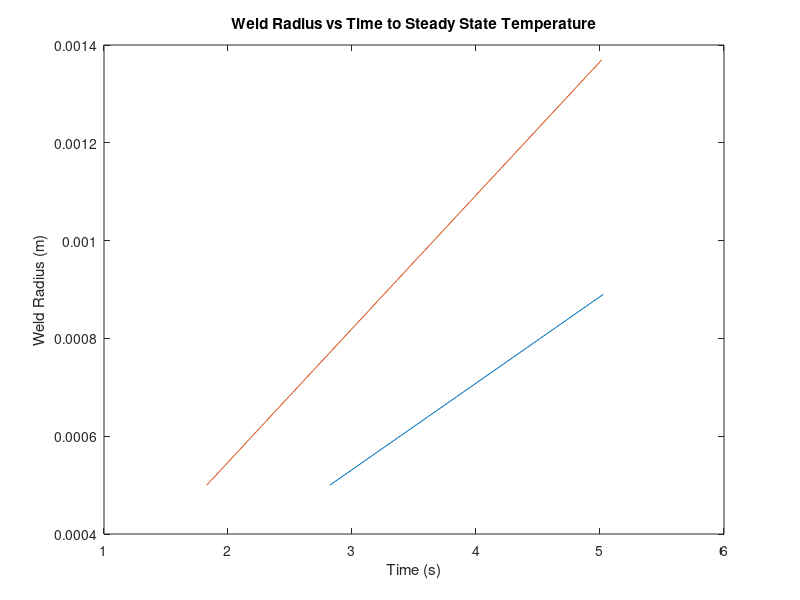

Recreate this plot in MATLAB.
fid = fopen('weld_radius_time_60-40.txt', 'r');

formatSpec = '%f';
s = [2 Inf];

array = fscanf(fid, formatSpec, s);
length = max(size(array));

for i = 1 : length
    time1(i) = array(1, i);
    radius1(i) = array(2, i);
end 

plot(time1, radius1);
xlabel('Time (s)');
ylabel('Weld Radius (m)');
title('Weld Radius vs Time to Steady State Temperature');
hold on

fid = fopen('weld_radius_time_50-50.txt', 'r');

formatSpec = '%f';
s = [2 Inf];

array = fscanf(fid, formatSpec, s);
length = max(size(array));

for i = 1 : length
    time2(i) = array(1, i);
    radius2(i) = array(2, i);
end 

plot(time2, radius2);
hold off
